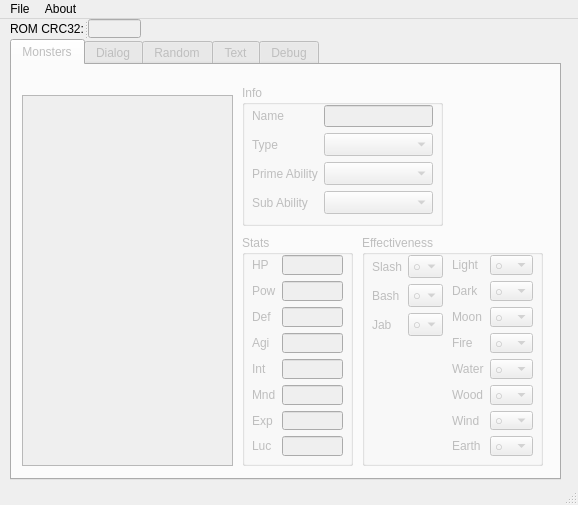
<?xml version="1.0" encoding="UTF-8"?>
<ui version="4.0">
 <class>MainWindow</class>
 <widget class="QMainWindow" name="MainWindow">
  <property name="geometry">
   <rect>
    <x>0</x>
    <y>0</y>
    <width>578</width>
    <height>505</height>
   </rect>
  </property>
  <property name="windowTitle">
   <string>MainWindow</string>
  </property>
  <property name="autoFillBackground">
   <bool>false</bool>
  </property>
  <property name="locale">
   <locale language="English" country="UnitedStates"/>
  </property>
  <widget class="QWidget" name="centralwidget">
   <widget class="QTabWidget" name="tabWidget">
    <property name="enabled">
     <bool>false</bool>
    </property>
    <property name="geometry">
     <rect>
      <x>10</x>
      <y>20</y>
      <width>551</width>
      <height>441</height>
     </rect>
    </property>
    <property name="currentIndex">
     <number>0</number>
    </property>
    <widget class="QWidget" name="tab">
     <attribute name="title">
      <string>Monsters</string>
     </attribute>
     <widget class="QGroupBox" name="groupBox_2">
      <property name="geometry">
       <rect>
        <x>350</x>
        <y>170</y>
        <width>181</width>
        <height>231</height>
       </rect>
      </property>
      <property name="title">
       <string>Effectiveness</string>
      </property>
      <widget class="QWidget" name="layoutWidget">
       <property name="geometry">
        <rect>
         <x>90</x>
         <y>20</y>
         <width>81</width>
         <height>201</height>
        </rect>
       </property>
       <layout class="QFormLayout" name="formLayout_2">
        <item row="0" column="0">
         <widget class="QLabel" name="label_count_5">
          <property name="text">
           <string>Light</string>
          </property>
         </widget>
        </item>
        <item row="0" column="1">
         <widget class="QComboBox" name="light_effect">
          <property name="font">
           <font>
            <family>MS UI Gothic</family>
            <pointsize>10</pointsize>
           </font>
          </property>
          <item>
           <property name="text">
            <string>○</string>
           </property>
          </item>
          <item>
           <property name="text">
            <string>◎</string>
           </property>
          </item>
          <item>
           <property name="text">
            <string>△</string>
           </property>
          </item>
          <item>
           <property name="text">
            <string>×</string>
           </property>
          </item>
         </widget>
        </item>
        <item row="1" column="0">
         <widget class="QLabel" name="label_count_6">
          <property name="text">
           <string>Dark</string>
          </property>
         </widget>
        </item>
        <item row="1" column="1">
         <widget class="QComboBox" name="dark_effect">
          <property name="font">
           <font>
            <family>MS UI Gothic</family>
            <pointsize>10</pointsize>
           </font>
          </property>
          <item>
           <property name="text">
            <string>○</string>
           </property>
          </item>
          <item>
           <property name="text">
            <string>◎</string>
           </property>
          </item>
          <item>
           <property name="text">
            <string>△</string>
           </property>
          </item>
          <item>
           <property name="text">
            <string>×</string>
           </property>
          </item>
         </widget>
        </item>
        <item row="2" column="0">
         <widget class="QLabel" name="label_count_7">
          <property name="text">
           <string>Moon</string>
          </property>
         </widget>
        </item>
        <item row="2" column="1">
         <widget class="QComboBox" name="moon_effect">
          <property name="font">
           <font>
            <family>MS UI Gothic</family>
            <pointsize>10</pointsize>
           </font>
          </property>
          <item>
           <property name="text">
            <string>○</string>
           </property>
          </item>
          <item>
           <property name="text">
            <string>◎</string>
           </property>
          </item>
          <item>
           <property name="text">
            <string>△</string>
           </property>
          </item>
          <item>
           <property name="text">
            <string>×</string>
           </property>
          </item>
         </widget>
        </item>
        <item row="3" column="1">
         <widget class="QComboBox" name="fire_effect">
          <property name="font">
           <font>
            <family>MS UI Gothic</family>
            <pointsize>10</pointsize>
           </font>
          </property>
          <item>
           <property name="text">
            <string>○</string>
           </property>
          </item>
          <item>
           <property name="text">
            <string>◎</string>
           </property>
          </item>
          <item>
           <property name="text">
            <string>△</string>
           </property>
          </item>
          <item>
           <property name="text">
            <string>×</string>
           </property>
          </item>
         </widget>
        </item>
        <item row="3" column="0">
         <widget class="QLabel" name="label_count_8">
          <property name="text">
           <string>Fire</string>
          </property>
         </widget>
        </item>
        <item row="4" column="0">
         <widget class="QLabel" name="label_count_9">
          <property name="text">
           <string>Water</string>
          </property>
         </widget>
        </item>
        <item row="4" column="1">
         <widget class="QComboBox" name="water_effect">
          <property name="font">
           <font>
            <family>MS UI Gothic</family>
            <pointsize>10</pointsize>
           </font>
          </property>
          <item>
           <property name="text">
            <string>○</string>
           </property>
          </item>
          <item>
           <property name="text">
            <string>◎</string>
           </property>
          </item>
          <item>
           <property name="text">
            <string>△</string>
           </property>
          </item>
          <item>
           <property name="text">
            <string>×</string>
           </property>
          </item>
         </widget>
        </item>
        <item row="5" column="0">
         <widget class="QLabel" name="label_count_10">
          <property name="text">
           <string>Wood</string>
          </property>
         </widget>
        </item>
        <item row="5" column="1">
         <widget class="QComboBox" name="wood_effect">
          <property name="font">
           <font>
            <family>MS UI Gothic</family>
            <pointsize>10</pointsize>
           </font>
          </property>
          <item>
           <property name="text">
            <string>○</string>
           </property>
          </item>
          <item>
           <property name="text">
            <string>◎</string>
           </property>
          </item>
          <item>
           <property name="text">
            <string>△</string>
           </property>
          </item>
          <item>
           <property name="text">
            <string>×</string>
           </property>
          </item>
         </widget>
        </item>
        <item row="6" column="0">
         <widget class="QLabel" name="label_count_17">
          <property name="text">
           <string>Wind</string>
          </property>
         </widget>
        </item>
        <item row="6" column="1">
         <widget class="QComboBox" name="wind_effect">
          <property name="font">
           <font>
            <family>MS UI Gothic</family>
            <pointsize>10</pointsize>
           </font>
          </property>
          <item>
           <property name="text">
            <string>○</string>
           </property>
          </item>
          <item>
           <property name="text">
            <string>◎</string>
           </property>
          </item>
          <item>
           <property name="text">
            <string>△</string>
           </property>
          </item>
          <item>
           <property name="text">
            <string>×</string>
           </property>
          </item>
         </widget>
        </item>
        <item row="7" column="0">
         <widget class="QLabel" name="label_count_18">
          <property name="text">
           <string>Earth</string>
          </property>
         </widget>
        </item>
        <item row="7" column="1">
         <widget class="QComboBox" name="earth_effect">
          <property name="font">
           <font>
            <family>MS UI Gothic</family>
            <pointsize>10</pointsize>
           </font>
          </property>
          <item>
           <property name="text">
            <string>○</string>
           </property>
          </item>
          <item>
           <property name="text">
            <string>◎</string>
           </property>
          </item>
          <item>
           <property name="text">
            <string>△</string>
           </property>
          </item>
          <item>
           <property name="text">
            <string>×</string>
           </property>
          </item>
         </widget>
        </item>
       </layout>
      </widget>
      <widget class="QWidget" name="layoutWidget_2">
       <property name="geometry">
        <rect>
         <x>10</x>
         <y>20</y>
         <width>71</width>
         <height>201</height>
        </rect>
       </property>
       <layout class="QFormLayout" name="formLayout_3">
        <item row="0" column="0">
         <widget class="QLabel" name="label_count_11">
          <property name="text">
           <string>Slash</string>
          </property>
         </widget>
        </item>
        <item row="0" column="1">
         <widget class="QComboBox" name="slash_effect">
          <property name="font">
           <font>
            <family>MS UI Gothic</family>
            <pointsize>10</pointsize>
           </font>
          </property>
          <item>
           <property name="text">
            <string>○</string>
           </property>
          </item>
          <item>
           <property name="text">
            <string>◎</string>
           </property>
          </item>
          <item>
           <property name="text">
            <string>△</string>
           </property>
          </item>
          <item>
           <property name="text">
            <string>×</string>
           </property>
          </item>
         </widget>
        </item>
        <item row="1" column="0">
         <widget class="QLabel" name="label_count_12">
          <property name="text">
           <string>Bash</string>
          </property>
         </widget>
        </item>
        <item row="1" column="1">
         <widget class="QComboBox" name="bash_effect">
          <property name="font">
           <font>
            <family>MS UI Gothic</family>
            <pointsize>10</pointsize>
           </font>
          </property>
          <item>
           <property name="text">
            <string>○</string>
           </property>
          </item>
          <item>
           <property name="text">
            <string>◎</string>
           </property>
          </item>
          <item>
           <property name="text">
            <string>△</string>
           </property>
          </item>
          <item>
           <property name="text">
            <string>×</string>
           </property>
          </item>
         </widget>
        </item>
        <item row="2" column="0">
         <widget class="QLabel" name="label_count_13">
          <property name="text">
           <string>Jab</string>
          </property>
         </widget>
        </item>
        <item row="2" column="1">
         <widget class="QComboBox" name="jab_effect">
          <property name="font">
           <font>
            <family>MS UI Gothic</family>
            <pointsize>10</pointsize>
           </font>
          </property>
          <item>
           <property name="text">
            <string>○</string>
           </property>
          </item>
          <item>
           <property name="text">
            <string>◎</string>
           </property>
          </item>
          <item>
           <property name="text">
            <string>△</string>
           </property>
          </item>
          <item>
           <property name="text">
            <string>×</string>
           </property>
          </item>
         </widget>
        </item>
       </layout>
      </widget>
     </widget>
     <widget class="QGroupBox" name="groupBox_5">
      <property name="geometry">
       <rect>
        <x>230</x>
        <y>170</y>
        <width>111</width>
        <height>231</height>
       </rect>
      </property>
      <property name="title">
       <string>Stats</string>
      </property>
      <widget class="QWidget" name="layoutWidget">
       <property name="geometry">
        <rect>
         <x>10</x>
         <y>20</y>
         <width>91</width>
         <height>201</height>
        </rect>
       </property>
       <layout class="QFormLayout" name="formLayout">
        <item row="0" column="0">
         <widget class="QLabel" name="label_6">
          <property name="text">
           <string>HP</string>
          </property>
         </widget>
        </item>
        <item row="0" column="1">
         <widget class="QLineEdit" name="hp_lineEdit"/>
        </item>
        <item row="1" column="0">
         <widget class="QLabel" name="label_7">
          <property name="text">
           <string>Pow</string>
          </property>
         </widget>
        </item>
        <item row="1" column="1">
         <widget class="QLineEdit" name="pow_lineEdit"/>
        </item>
        <item row="2" column="0">
         <widget class="QLabel" name="label_9">
          <property name="text">
           <string>Def</string>
          </property>
         </widget>
        </item>
        <item row="2" column="1">
         <widget class="QLineEdit" name="def_lineEdit"/>
        </item>
        <item row="3" column="0">
         <widget class="QLabel" name="label_8">
          <property name="text">
           <string>Agi</string>
          </property>
         </widget>
        </item>
        <item row="3" column="1">
         <widget class="QLineEdit" name="agi_lineEdit"/>
        </item>
        <item row="4" column="0">
         <widget class="QLabel" name="label_11">
          <property name="text">
           <string>Int</string>
          </property>
         </widget>
        </item>
        <item row="4" column="1">
         <widget class="QLineEdit" name="int_lineEdit"/>
        </item>
        <item row="5" column="0">
         <widget class="QLabel" name="label_10">
          <property name="text">
           <string>Mnd</string>
          </property>
         </widget>
        </item>
        <item row="5" column="1">
         <widget class="QLineEdit" name="mnd_lineEdit"/>
        </item>
        <item row="6" column="0">
         <widget class="QLabel" name="label_13">
          <property name="text">
           <string>Exp</string>
          </property>
         </widget>
        </item>
        <item row="6" column="1">
         <widget class="QLineEdit" name="exp_lineEdit"/>
        </item>
        <item row="7" column="0">
         <widget class="QLabel" name="label_12">
          <property name="text">
           <string>Luc</string>
          </property>
         </widget>
        </item>
        <item row="7" column="1">
         <widget class="QLineEdit" name="luc_lineEdit"/>
        </item>
       </layout>
      </widget>
     </widget>
     <widget class="QGroupBox" name="groupBox_6">
      <property name="geometry">
       <rect>
        <x>230</x>
        <y>20</y>
        <width>201</width>
        <height>141</height>
       </rect>
      </property>
      <property name="title">
       <string>Info</string>
      </property>
      <widget class="QWidget" name="layoutWidget_3">
       <property name="geometry">
        <rect>
         <x>10</x>
         <y>20</y>
         <width>181</width>
         <height>111</height>
        </rect>
       </property>
       <layout class="QFormLayout" name="formLayout_4">
        <item row="0" column="0">
         <widget class="QLabel" name="label_14">
          <property name="text">
           <string>Name</string>
          </property>
         </widget>
        </item>
        <item row="0" column="1">
         <widget class="QLineEdit" name="name_lineEdit"/>
        </item>
        <item row="1" column="0">
         <widget class="QLabel" name="label_count_14">
          <property name="text">
           <string>Type</string>
          </property>
         </widget>
        </item>
        <item row="1" column="1">
         <widget class="QComboBox" name="type_combo">
          <property name="font">
           <font>
            <family>MS UI Gothic</family>
            <pointsize>10</pointsize>
           </font>
          </property>
         </widget>
        </item>
        <item row="2" column="0">
         <widget class="QLabel" name="label_count_15">
          <property name="text">
           <string>Prime Ability</string>
          </property>
         </widget>
        </item>
        <item row="2" column="1">
         <widget class="QComboBox" name="prime_ability_combo">
          <property name="font">
           <font>
            <family>MS UI Gothic</family>
            <pointsize>10</pointsize>
           </font>
          </property>
         </widget>
        </item>
        <item row="3" column="0">
         <widget class="QLabel" name="label_count_16">
          <property name="text">
           <string>Sub Ability</string>
          </property>
         </widget>
        </item>
        <item row="3" column="1">
         <widget class="QComboBox" name="sub_ability_combo">
          <property name="font">
           <font>
            <family>MS UI Gothic</family>
            <pointsize>10</pointsize>
           </font>
          </property>
         </widget>
        </item>
       </layout>
      </widget>
     </widget>
     <widget class="QTableView" name="tableView">
      <property name="geometry">
       <rect>
        <x>10</x>
        <y>30</y>
        <width>211</width>
        <height>371</height>
       </rect>
      </property>
      <property name="wordWrap">
       <bool>false</bool>
      </property>
     </widget>
    </widget>
    <widget class="QWidget" name="tab_5">
     <attribute name="title">
      <string>Dialog</string>
     </attribute>
     <widget class="QComboBox" name="dialogpicker_combo">
      <property name="geometry">
       <rect>
        <x>80</x>
        <y>30</y>
        <width>51</width>
        <height>21</height>
       </rect>
      </property>
     </widget>
     <widget class="QLabel" name="label_count_3">
      <property name="geometry">
       <rect>
        <x>20</x>
        <y>30</y>
        <width>51</width>
        <height>21</height>
       </rect>
      </property>
      <property name="text">
       <string>Dialog ID</string>
      </property>
     </widget>
     <widget class="QGroupBox" name="dialog_sprite_group">
      <property name="geometry">
       <rect>
        <x>20</x>
        <y>60</y>
        <width>131</width>
        <height>81</height>
       </rect>
      </property>
      <property name="title">
       <string>Sprite</string>
      </property>
      <property name="flat">
       <bool>false</bool>
      </property>
      <property name="checkable">
       <bool>true</bool>
      </property>
      <property name="checked">
       <bool>true</bool>
      </property>
      <widget class="QComboBox" name="dialog_sprite_pos">
       <property name="geometry">
        <rect>
         <x>70</x>
         <y>20</y>
         <width>51</width>
         <height>21</height>
        </rect>
       </property>
       <item>
        <property name="text">
         <string>Left</string>
        </property>
       </item>
       <item>
        <property name="text">
         <string>Right</string>
        </property>
       </item>
      </widget>
      <widget class="QLabel" name="label_count_2">
       <property name="geometry">
        <rect>
         <x>10</x>
         <y>20</y>
         <width>41</width>
         <height>21</height>
        </rect>
       </property>
       <property name="text">
        <string>Position</string>
       </property>
      </widget>
      <widget class="QLabel" name="label_count_4">
       <property name="geometry">
        <rect>
         <x>10</x>
         <y>50</y>
         <width>41</width>
         <height>21</height>
        </rect>
       </property>
       <property name="text">
        <string>ID</string>
       </property>
      </widget>
      <widget class="QLineEdit" name="dialog_sprite_id">
       <property name="geometry">
        <rect>
         <x>70</x>
         <y>50</y>
         <width>51</width>
         <height>20</height>
        </rect>
       </property>
      </widget>
     </widget>
     <widget class="QTextEdit" name="textEdit">
      <property name="geometry">
       <rect>
        <x>20</x>
        <y>160</y>
        <width>191</width>
        <height>101</height>
       </rect>
      </property>
      <property name="html">
       <string>&lt;!DOCTYPE HTML PUBLIC &quot;-//W3C//DTD HTML 4.0//EN&quot; &quot;http://www.w3.org/TR/REC-html40/strict.dtd&quot;&gt;
&lt;html&gt;&lt;head&gt;&lt;meta name=&quot;qrichtext&quot; content=&quot;1&quot; /&gt;&lt;style type=&quot;text/css&quot;&gt;
p, li { white-space: pre-wrap; }
&lt;/style&gt;&lt;/head&gt;&lt;body style=&quot; font-family:'MS Shell Dlg 2'; font-size:7.875pt; font-weight:400; font-style:normal;&quot;&gt;
&lt;p style=&quot;-qt-paragraph-type:empty; margin-top:0px; margin-bottom:0px; margin-left:0px; margin-right:0px; -qt-block-indent:0; text-indent:0px;&quot;&gt;&lt;br /&gt;&lt;/p&gt;&lt;/body&gt;&lt;/html&gt;</string>
      </property>
     </widget>
     <widget class="QPushButton" name="export_dialog_btn">
      <property name="geometry">
       <rect>
        <x>240</x>
        <y>30</y>
        <width>131</width>
        <height>21</height>
       </rect>
      </property>
      <property name="text">
       <string>Export all to JSON</string>
      </property>
     </widget>
     <widget class="QPushButton" name="import_dialog_btn">
      <property name="enabled">
       <bool>false</bool>
      </property>
      <property name="geometry">
       <rect>
        <x>240</x>
        <y>60</y>
        <width>131</width>
        <height>21</height>
       </rect>
      </property>
      <property name="text">
       <string>Import from JSON</string>
      </property>
     </widget>
    </widget>
    <widget class="QWidget" name="tab_4">
     <attribute name="title">
      <string>Random</string>
     </attribute>
     <widget class="QLabel" name="label_2">
      <property name="geometry">
       <rect>
        <x>350</x>
        <y>170</y>
        <width>101</width>
        <height>16</height>
       </rect>
      </property>
      <property name="text">
       <string/>
      </property>
     </widget>
     <widget class="QGroupBox" name="groupBox_4">
      <property name="geometry">
       <rect>
        <x>10</x>
        <y>10</y>
        <width>271</width>
        <height>281</height>
       </rect>
      </property>
      <property name="title">
       <string>Monsters</string>
      </property>
      <widget class="QGroupBox" name="groupBox">
       <property name="geometry">
        <rect>
         <x>10</x>
         <y>20</y>
         <width>111</width>
         <height>91</height>
        </rect>
       </property>
       <property name="title">
        <string>Shuffle</string>
       </property>
       <widget class="QPushButton" name="shuffle_monsters_btn">
        <property name="geometry">
         <rect>
          <x>10</x>
          <y>60</y>
          <width>91</width>
          <height>23</height>
         </rect>
        </property>
        <property name="text">
         <string>Shuffle</string>
        </property>
       </widget>
       <widget class="QRadioButton" name="shuffle_main">
        <property name="geometry">
         <rect>
          <x>10</x>
          <y>20</y>
          <width>91</width>
          <height>18</height>
         </rect>
        </property>
        <property name="text">
         <string>Main Enemies</string>
        </property>
        <property name="checked">
         <bool>true</bool>
        </property>
       </widget>
       <widget class="QRadioButton" name="shuffle_all">
        <property name="geometry">
         <rect>
          <x>10</x>
          <y>40</y>
          <width>91</width>
          <height>18</height>
         </rect>
        </property>
        <property name="text">
         <string>All Enemies</string>
        </property>
       </widget>
      </widget>
      <widget class="QGroupBox" name="groupBox_3">
       <property name="geometry">
        <rect>
         <x>10</x>
         <y>120</y>
         <width>211</width>
         <height>151</height>
        </rect>
       </property>
       <property name="title">
        <string>Weaknesses</string>
       </property>
       <widget class="QDoubleSpinBox" name="weight_spin_circle">
        <property name="geometry">
         <rect>
          <x>10</x>
          <y>40</y>
          <width>41</width>
          <height>22</height>
         </rect>
        </property>
        <property name="value">
         <double>1.000000000000000</double>
        </property>
       </widget>
       <widget class="QDoubleSpinBox" name="weight_spin_dblcircle">
        <property name="geometry">
         <rect>
          <x>60</x>
          <y>40</y>
          <width>41</width>
          <height>22</height>
         </rect>
        </property>
        <property name="value">
         <double>1.000000000000000</double>
        </property>
       </widget>
       <widget class="QDoubleSpinBox" name="weight_spin_tri">
        <property name="geometry">
         <rect>
          <x>110</x>
          <y>40</y>
          <width>41</width>
          <height>22</height>
         </rect>
        </property>
        <property name="value">
         <double>1.000000000000000</double>
        </property>
       </widget>
       <widget class="QDoubleSpinBox" name="weight_spin_x">
        <property name="geometry">
         <rect>
          <x>160</x>
          <y>40</y>
          <width>41</width>
          <height>22</height>
         </rect>
        </property>
        <property name="value">
         <double>1.000000000000000</double>
        </property>
       </widget>
       <widget class="QLabel" name="label">
        <property name="geometry">
         <rect>
          <x>60</x>
          <y>17</y>
          <width>41</width>
          <height>27</height>
         </rect>
        </property>
        <property name="font">
         <font>
          <family>MS UI Gothic</family>
          <pointsize>10</pointsize>
         </font>
        </property>
        <property name="text">
         <string>◎</string>
        </property>
        <property name="alignment">
         <set>Qt::AlignCenter</set>
        </property>
       </widget>
       <widget class="QLabel" name="label_3">
        <property name="geometry">
         <rect>
          <x>110</x>
          <y>17</y>
          <width>41</width>
          <height>27</height>
         </rect>
        </property>
        <property name="font">
         <font>
          <family>MS UI Gothic</family>
          <pointsize>10</pointsize>
         </font>
        </property>
        <property name="text">
         <string>△</string>
        </property>
        <property name="alignment">
         <set>Qt::AlignCenter</set>
        </property>
       </widget>
       <widget class="QLabel" name="label_4">
        <property name="geometry">
         <rect>
          <x>160</x>
          <y>17</y>
          <width>41</width>
          <height>27</height>
         </rect>
        </property>
        <property name="font">
         <font>
          <family>MS UI Gothic</family>
          <pointsize>10</pointsize>
         </font>
        </property>
        <property name="text">
         <string>×</string>
        </property>
        <property name="alignment">
         <set>Qt::AlignCenter</set>
        </property>
       </widget>
       <widget class="QLabel" name="label_5">
        <property name="geometry">
         <rect>
          <x>10</x>
          <y>17</y>
          <width>41</width>
          <height>27</height>
         </rect>
        </property>
        <property name="font">
         <font>
          <family>MS UI Gothic</family>
          <pointsize>10</pointsize>
         </font>
        </property>
        <property name="text">
         <string>○</string>
        </property>
        <property name="alignment">
         <set>Qt::AlignCenter</set>
        </property>
       </widget>
       <widget class="QComboBox" name="weaknesses_prevent_combo">
        <property name="enabled">
         <bool>false</bool>
        </property>
        <property name="geometry">
         <rect>
          <x>10</x>
          <y>90</y>
          <width>131</width>
          <height>22</height>
         </rect>
        </property>
        <property name="currentText">
         <string>1 Phys &amp; 1 Mag not ×</string>
        </property>
        <item>
         <property name="text">
          <string>1 Phys &amp; 1 Mag not ×</string>
         </property>
        </item>
        <item>
         <property name="text">
          <string>1 Any not ×</string>
         </property>
        </item>
        <item>
         <property name="text">
          <string>1 Phys not ×</string>
         </property>
        </item>
        <item>
         <property name="text">
          <string>1 Mag not ×</string>
         </property>
        </item>
       </widget>
       <widget class="QCheckBox" name="weaknesses_not_all_none_checkbox">
        <property name="geometry">
         <rect>
          <x>10</x>
          <y>67</y>
          <width>111</width>
          <height>20</height>
         </rect>
        </property>
        <property name="text">
         <string>Prevent 'all ×'</string>
        </property>
       </widget>
       <widget class="QPushButton" name="randomize_weaknesses_btn">
        <property name="geometry">
         <rect>
          <x>10</x>
          <y>120</y>
          <width>81</width>
          <height>21</height>
         </rect>
        </property>
        <property name="text">
         <string>Randomize</string>
        </property>
       </widget>
      </widget>
     </widget>
    </widget>
    <widget class="QWidget" name="tab_7">
     <attribute name="title">
      <string>Text</string>
     </attribute>
     <widget class="QComboBox" name="tablepicker_combo">
      <property name="geometry">
       <rect>
        <x>80</x>
        <y>30</y>
        <width>51</width>
        <height>21</height>
       </rect>
      </property>
     </widget>
     <widget class="QLabel" name="label_count_19">
      <property name="geometry">
       <rect>
        <x>20</x>
        <y>30</y>
        <width>51</width>
        <height>21</height>
       </rect>
      </property>
      <property name="text">
       <string>Table ID</string>
      </property>
     </widget>
     <widget class="QListView" name="tabletext_listview">
      <property name="geometry">
       <rect>
        <x>20</x>
        <y>60</y>
        <width>231</width>
        <height>301</height>
       </rect>
      </property>
     </widget>
    </widget>
    <widget class="QWidget" name="tab_6">
     <attribute name="title">
      <string>Debug</string>
     </attribute>
     <widget class="QPlainTextEdit" name="string_input_TextEdit">
      <property name="geometry">
       <rect>
        <x>20</x>
        <y>30</y>
        <width>171</width>
        <height>91</height>
       </rect>
      </property>
     </widget>
     <widget class="QPushButton" name="string_bytes_convert_button">
      <property name="geometry">
       <rect>
        <x>90</x>
        <y>130</y>
        <width>101</width>
        <height>23</height>
       </rect>
      </property>
      <property name="text">
       <string>String to Bytes -&gt;</string>
      </property>
     </widget>
     <widget class="QPlainTextEdit" name="string_output_TextEdit">
      <property name="geometry">
       <rect>
        <x>200</x>
        <y>30</y>
        <width>171</width>
        <height>91</height>
       </rect>
      </property>
     </widget>
    </widget>
   </widget>
   <widget class="QSplitter" name="splitter">
    <property name="geometry">
     <rect>
      <x>10</x>
      <y>0</y>
      <width>131</width>
      <height>19</height>
     </rect>
    </property>
    <property name="orientation">
     <enum>Qt::Horizontal</enum>
    </property>
    <widget class="QLabel" name="label_15">
     <property name="text">
      <string>ROM CRC32:</string>
     </property>
    </widget>
    <widget class="QLineEdit" name="crc_display">
     <property name="enabled">
      <bool>false</bool>
     </property>
    </widget>
   </widget>
  </widget>
  <widget class="QMenuBar" name="menubar">
   <property name="geometry">
    <rect>
     <x>0</x>
     <y>0</y>
     <width>578</width>
     <height>22</height>
    </rect>
   </property>
   <widget class="QMenu" name="menuFile">
    <property name="title">
     <string>File</string>
    </property>
    <addaction name="actionLoad"/>
    <addaction name="actionSave"/>
   </widget>
   <widget class="QMenu" name="menuAbout">
    <property name="title">
     <string>About</string>
    </property>
    <addaction name="actionCredits"/>
   </widget>
   <addaction name="menuFile"/>
   <addaction name="menuAbout"/>
  </widget>
  <widget class="QStatusBar" name="statusbar"/>
  <action name="actionLoad">
   <property name="text">
    <string>Load</string>
   </property>
  </action>
  <action name="actionSave">
   <property name="enabled">
    <bool>false</bool>
   </property>
   <property name="text">
    <string>Save</string>
   </property>
  </action>
  <action name="actionCredits">
   <property name="text">
    <string>Credits</string>
   </property>
  </action>
 </widget>
 <resources/>
 <connections/>
</ui>
